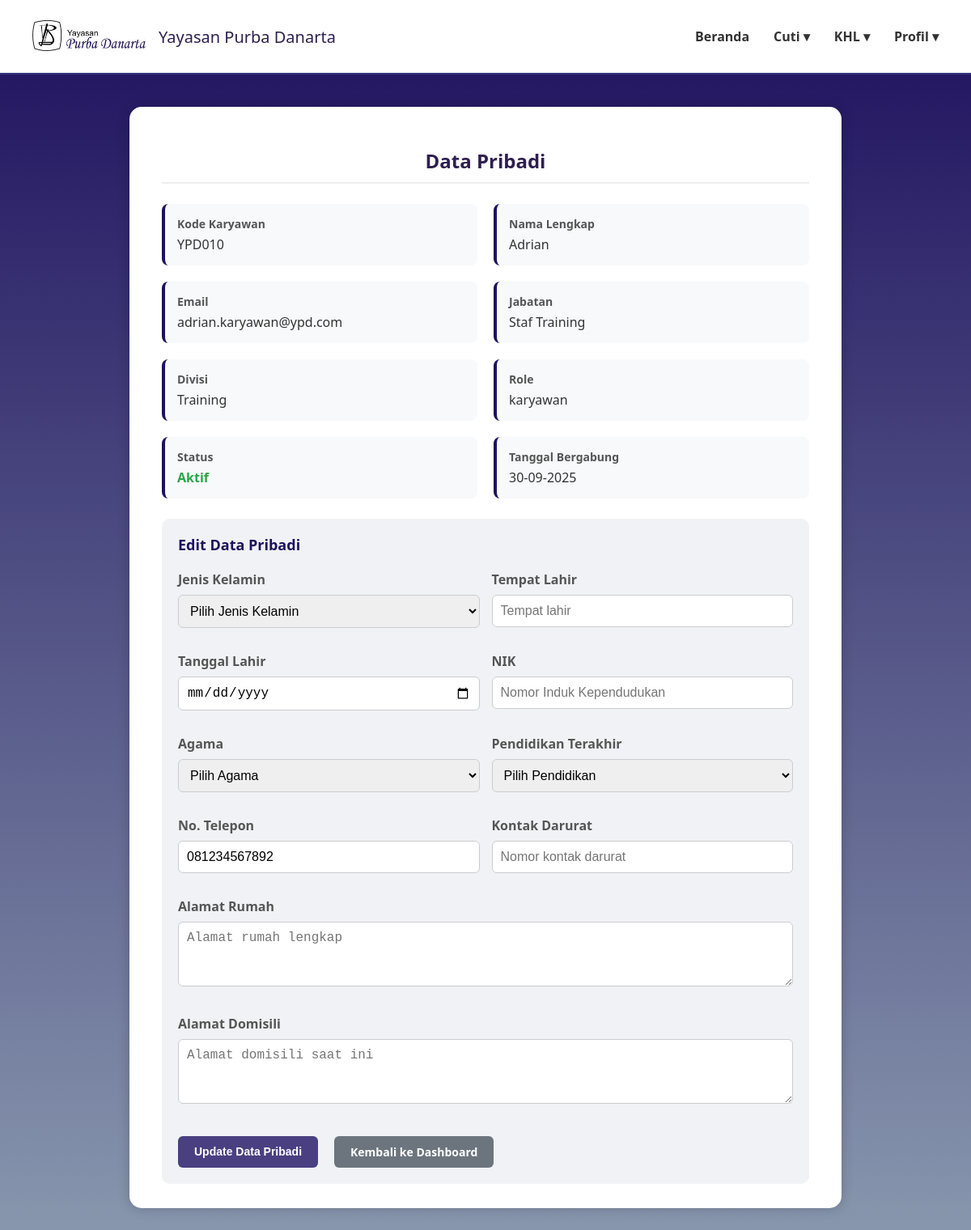
Before: /data_pribadi.php (signed in) with the older database file.
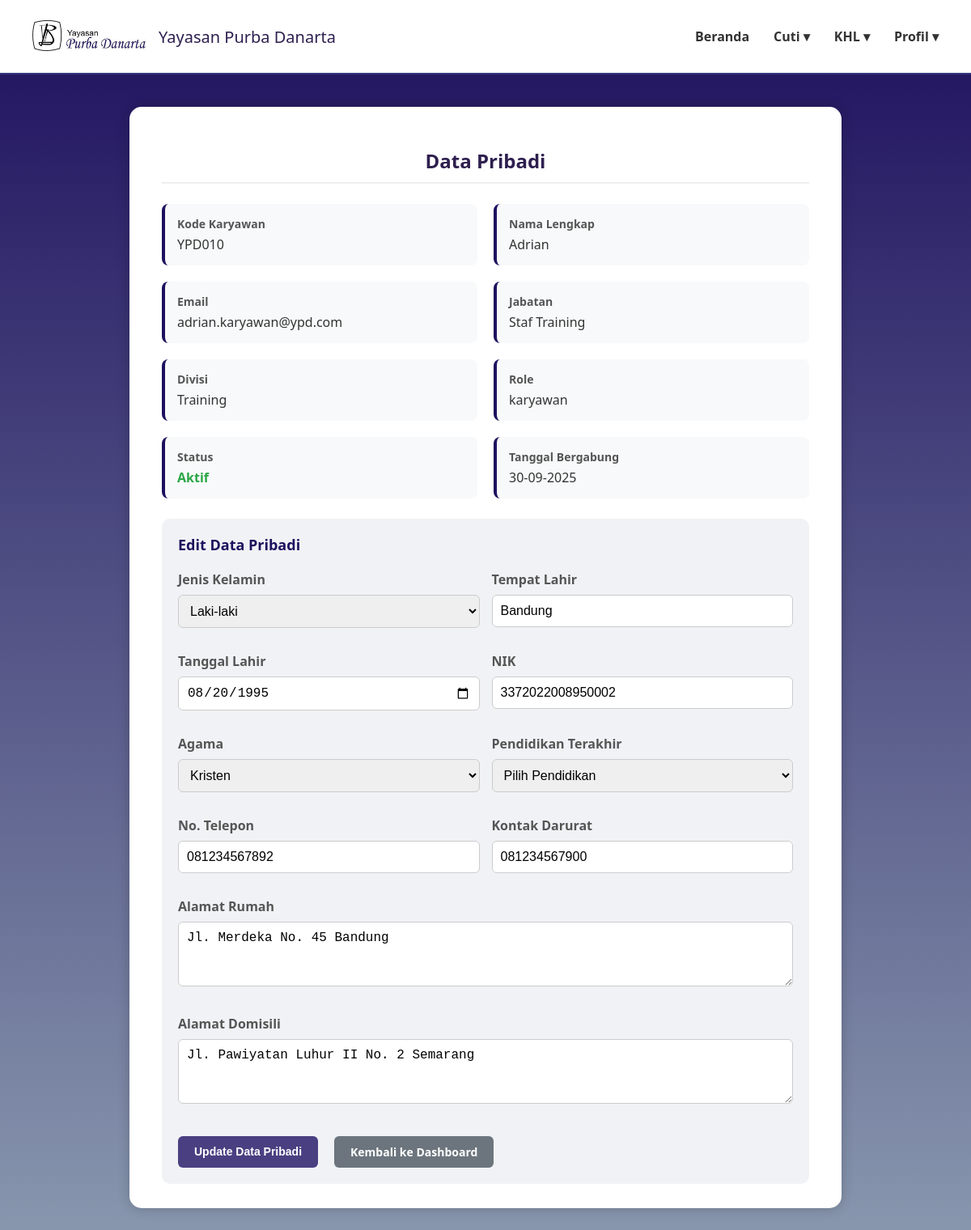
After: the same page with the newer database file.
### tables this page shows
CREATE TABLE `data_karyawan` (
  `id_karyawan` int(11) NOT NULL,
  `kode_karyawan` varchar(20) NOT NULL,
  `nama_lengkap` varchar(100) NOT NULL,
  `email` varchar(100) NOT NULL,
  `password` varchar(255) NOT NULL,
  `jabatan` varchar(50) NOT NULL,
  `divisi` varchar(50) NOT NULL,
  `role` enum('karyawan','direktur','admin','penanggung jawab') NOT NULL DEFAULT 'karyawan',
  `no_telp` varchar(20) DEFAULT NULL,
  `sisa_cuti_tahunan` int(3) DEFAULT 0,
  `sisa_cuti_lustrum` int(3) DEFAULT 0,
  `status_aktif` enum('aktif','non_aktif') NOT NULL DEFAULT 'aktif',
  `created_at` timestamp NOT NULL DEFAULT current_timestamp(),
  `jenis_kelamin` varchar(10) DEFAULT NULL,
  `tempat_lahir` varchar(100) DEFAULT NULL,
  `tanggal_lahir` date DEFAULT NULL,
  `nik` varchar(20) DEFAULT NULL,
  `alamat_rumah` text DEFAULT NULL,
  `alamat_domisili` text DEFAULT NULL,
  `agama` varchar(20) DEFAULT NULL,
  `kontak_darurat` varchar(20) DEFAULT NULL,
  `pendidikan_terakhir` varchar(50) DEFAULT NULL
);

### data_pribadi.php (the view, shortened to what the changed rows need)
<?php
require_once 'config.php';
if (isset($_SESSION['user_id'])) {
    $user_id = $_SESSION['user_id'];
} elseif (isset($_SESSION['user']['id_karyawan'])) {
    $user_id = $_SESSION['user']['id_karyawan'];
} else {
    header("Location: login_karyawan.php");
    exit;
}
$sql = "SELECT * FROM data_karyawan WHERE id_karyawan = ?";
$stmt = $conn->prepare($sql);
$stmt->bind_param("i", $user_id);
$stmt->execute();
$result = $stmt->get_result();
$karyawan = $result->fetch_assoc();
?>
<!DOCTYPE html>
<html lang="id">
<head>
</head>
<body>
<main>
  <div class="card">
    <h2>Data Pribadi</h2>
    <div class="info-grid">
      <div class="info-item">
        <span class="info-label">Kode Karyawan</span>
        <span class="info-value"><?= htmlspecialchars($karyawan['kode_karyawan']) ?></span>
      </div>
      <div class="info-item">
        <span class="info-label">Nama Lengkap</span>
        <span class="info-value"><?= htmlspecialchars($karyawan['nama_lengkap']) ?></span>
      </div>
      <div class="info-item">
        <span class="info-label">Email</span>
        <span class="info-value"><?= htmlspecialchars($karyawan['email']) ?></span>
      </div>
      <div class="info-item">
        <span class="info-label">Jabatan</span>
        <span class="info-value"><?= htmlspecialchars($karyawan['jabatan']) ?></span>
      </div>
      <div class="info-item">
        <span class="info-label">Divisi</span>
        <span class="info-value"><?= htmlspecialchars($karyawan['divisi']) ?></span>
      </div>
      <div class="info-item">
        <span class="info-label">Role</span>
        <span class="info-value"><?= htmlspecialchars($karyawan['role']) ?></span>
      </div>
      <div class="info-item">
        <span class="info-label">Status</span>
        <span class="info-value" style="color: <?= $karyawan['status_aktif'] == 'aktif' ? '#28a745' : '#dc3545' ?>; font-weight: bold;">
          <?= ucfirst($karyawan['status_aktif']) ?>
        </span>
      </div>
      <div class="info-item">
        <span class="info-label">Tanggal Bergabung</span>
        <span class="info-value"><?= date('d-m-Y', strtotime($karyawan['created_at'])) ?></span>
      </div>
    </div>
    <div class="edit-form">
      <form method="POST">
        <div class="form-grid">
          <div class="form-group">
            <label for="jenis_kelamin">Jenis Kelamin</label>
            <select id="jenis_kelamin" name="jenis_kelamin">
              <option value="">Pilih Jenis Kelamin</option>
              <option value="Laki-laki" <?= $karyawan['jenis_kelamin'] == 'Laki-laki' ? 'selected' : '' ?>>Laki-laki</option>
            </select>
          </div>
          <div class="form-group">
            <label for="tempat_lahir">Tempat Lahir</label>
            <input type="text" id="tempat_lahir" name="tempat_lahir"
                   value="<?= htmlspecialchars($karyawan['tempat_lahir'] ?? '') ?>"
                   placeholder="Tempat lahir">
          </div>
          <div class="form-group">
            <label for="tanggal_lahir">Tanggal Lahir</label>
            <input type="date" id="tanggal_lahir" name="tanggal_lahir"
                   value="<?= htmlspecialchars($karyawan['tanggal_lahir'] ?? '') ?>">
          </div>
          <div class="form-group">
            <label for="nik">NIK</label>
            <input type="text" id="nik" name="nik"
                   value="<?= htmlspecialchars($karyawan['nik'] ?? '') ?>"
                   placeholder="Nomor Induk Kependudukan">
          </div>
          <div class="form-group">
            <label for="agama">Agama</label>
            <select id="agama" name="agama">
              <option value="">Pilih Agama</option>
              <option value="Kristen" <?= $karyawan['agama'] == 'Kristen' ? 'selected' : '' ?>>Kristen</option>
            </select>
          </div>
          <div class="form-group">
            <label for="no_telp">No. Telepon</label>
            <input type="tel" id="no_telp" name="no_telp"
                   value="<?= htmlspecialchars($karyawan['no_telp'] ?? '') ?>"
                   placeholder="Nomor telepon aktif" required>
          </div>
          <div class="form-group">
            <label for="kontak_darurat">Kontak Darurat</label>
            <input type="text" id="kontak_darurat" name="kontak_darurat"
                   value="<?= htmlspecialchars($karyawan['kontak_darurat'] ?? '') ?>"
                   placeholder="Nomor kontak darurat">
          </div>
          <div class="form-group full-width">
            <label for="alamat_rumah">Alamat Rumah</label>
            <textarea id="alamat_rumah" name="alamat_rumah"
                      placeholder="Alamat rumah lengkap"><?= htmlspecialchars($karyawan['alamat_rumah'] ?? '') ?></textarea>
          </div>
          <div class="form-group full-width">
            <label for="alamat_domisili">Alamat Domisili</label>
            <textarea id="alamat_domisili" name="alamat_domisili"
                      placeholder="Alamat domisili saat ini"><?= htmlspecialchars($karyawan['alamat_domisili'] ?? '') ?></textarea>
          </div>
        </div>
      </form>
    </div>
  </div>
</main>
</body>
</html>

Changed rows visible on the page:
changed data_karyawan "YPD010": jenis_kelamin (not shown) → "Laki-laki"; tempat_lahir (not shown) → "Bandung"; tanggal_lahir (not shown) → "08/20/1995"; nik (not shown) → "3372022008950002"; agama (not shown) → "Kristen"; kontak_darurat (not shown) → "081234567900"; alamat_rumah (not shown) → "Jl. Merdeka No. 45 Bandung"; alamat_domisili (not shown) → "Jl. Pawiyatan Luhur II No. 2 Semarang"
Other visible differences:
form field jenis_kelamin: "Pilih Jenis Kelamin" → (not shown)
form field agama: "Pilih Agama" → (not shown)
